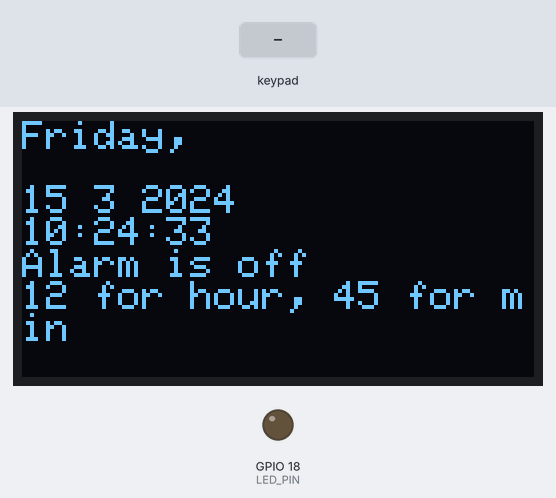
Simulated run of this sketch. Board: ESP32. Parts: 128×64 one-colour display, output pins drawn as LEDs (lit = HIGH). Wiring (inferred from the names in the program): 4×4 keypad with keys 1 2 3 A 4 5 6 B 7 8 9 C * 0 # D: rows GPIO 13, GPIO 12, GPIO 14, GPIO 27; columns GPIO 26, GPIO 25, GPIO 33, GPIO 32. The test bench sets the inputs (shaded band). WiFi joins after 1.5 s; servers stay silent unless stated; the local clock reads 2024-03-15 10:24:30 at power-on unless the sketch sets it; pins used as bus, display or sensor lines are not drawn; what the sketch prints to the serial monitor is not drawn.

Above: at 3.2 s.
3.3 s: key 'A' pressed
At 5.8 s:
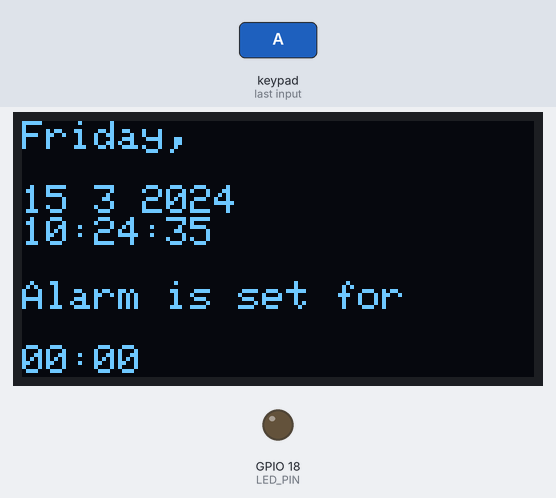
6.3 s: keypad keys 1 3 1 2 1 4 2 7 pressed 0.4 s apart
At 10.4 s:
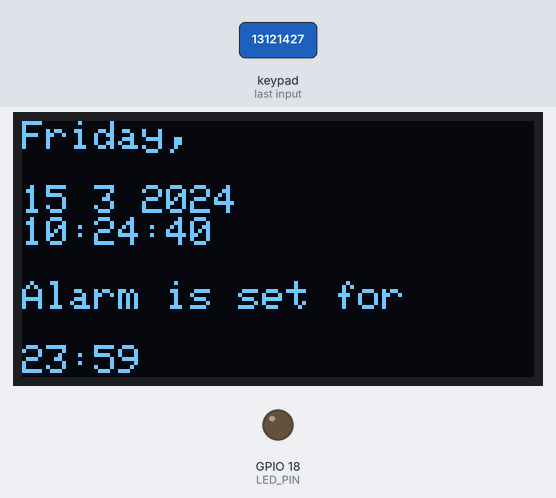
11.0 s: key '1' pressed
At 12.8 s:
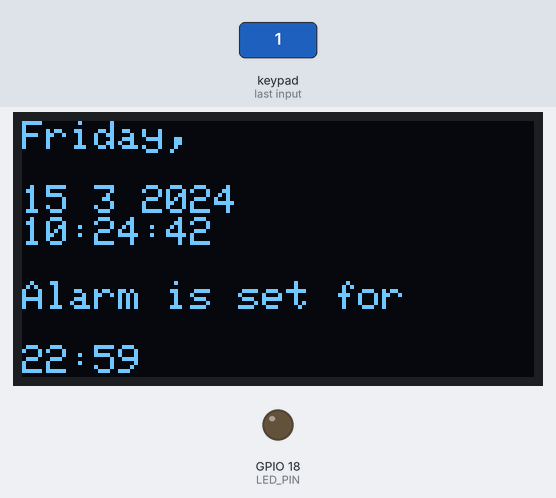
13.5 s: keypad keys 0 5 0 8 2 0 0 1 pressed 0.4 s apart
At 14.8 s:
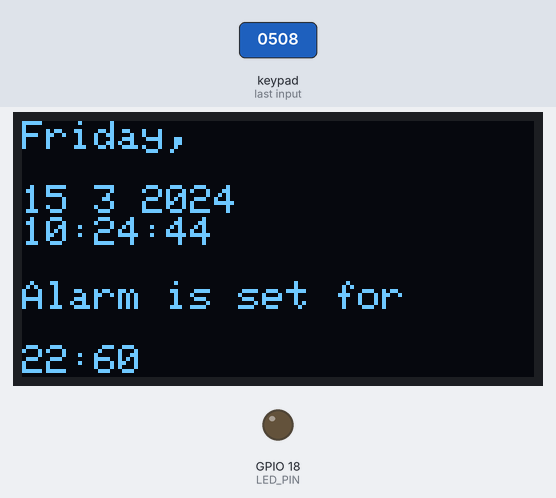
Timing chart, 0 to 16.5 s (numbered marks = the images above; inputs shaded):
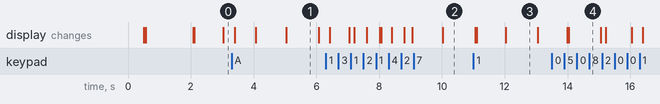

Measured:
- after the input at 3.3 s, the display: first changes after 0.10 s (image 1 shows a later state)

The sketch:

WatchAndAlarm.ino
```cpp
//Antonius Daiva Prabawisesa
//479269/TK/52842
#include <Wire.h>
#include <Adafruit_GFX.h>
#include <Adafruit_SSD1306.h>
#include <WiFi.h>
#include "time.h"

#include <map>
#include <string>

//oled
#define OLED_ADDR 0x3C
#define SCREEN_WIDTH 128
#define SCREEN_HEIGHT 64
#define OLED_RESET -1

Adafruit_SSD1306 display(SCREEN_WIDTH, SCREEN_HEIGHT, &Wire, OLED_RESET);

//wifi
const char* ssid = "Chikafluffy";
const char* password = "05082001";

//ntp
const char* ntpServer = "pool.ntp.org";
const long  gmtOffset_sec = 3600*6;
const int   daylightOffset_sec = 3600;

//keypad
const byte ROWS = 4;
const byte COLS = 4;
char keys[ROWS][COLS] = {
  {'1', '2', '3', 'A'},
  {'4', '5', '6', 'B'},
  {'7', '8', '9', 'C'},
  {'*', '0', '#', 'D'}
};
byte rowPins[ROWS] = {13, 12, 14, 27};
byte colPins[COLS] = {26, 25, 33, 32};
char keyPressed;

//LED
const int LED_PIN = 18;
int ledState = LOW;
#define DEBOUNCE_DELAY 200
long lastDebounce = 0;

//Alarm
struct tm timeinfo;
tm Alarm;
bool triggered = false;
int hour = 0;
int minute = 0;
bool isAlarmOn = false;
bool isAlarmTriggered = false;

void setup(){
    Serial.begin(115200);
    delay(500);

    //led
    pinMode(LED_PIN, OUTPUT);

    SetupOLED();

    //wifi connect and display
    WiFi.mode(WIFI_STA); //Optional
    WiFi.begin(ssid, password);

    display.println("Connecting");
    display.display();

    while(WiFi.status() != WL_CONNECTED){
        Serial.print(".");
        delay(100);
    }

    display.clearDisplay();
    display.println("\nConnected to the WiFi network");
    display.println("Local ESP32 IP: ");
    display.println(WiFi.localIP());
    Serial.println("Connected");
    display.display();

    //get time
    configTime(gmtOffset_sec, daylightOffset_sec, ntpServer);
    printLocalTime();

    //keypad
    for (int i = 0; i < 4; i++) {
    pinMode(colPins[i], INPUT_PULLUP);
    pinMode(rowPins[i], OUTPUT);
    digitalWrite(rowPins[i], HIGH);
    }

    Alarm = timeinfo;
    Alarm.tm_hour = 0;
    Alarm.tm_min = 0;

}

void loop(){
  printLocalTime();
  if(!isAlarmTriggered){
    printAlarm();
  }
  KeyScan();
  triggerAlarm();
  display.display();

}

void SetupOLED(){
  Wire.begin();
  display.begin(SSD1306_SWITCHCAPVCC, OLED_ADDR);
  display.clearDisplay();
  display.setCursor(0, 0);
  display.setTextSize(1.5);
  display.setTextColor(WHITE);
}

void alarmLedOn() {
  ledState = (ledState == LOW) ? HIGH : LOW;
  digitalWrite(LED_PIN, ledState);
  delay(200);
}

void alarmLedOff() {
  ledState = LOW;
  digitalWrite(LED_PIN, ledState);
}

void triggerAlarm() {
  if (timeinfo.tm_hour == Alarm.tm_hour && timeinfo.tm_min == Alarm.tm_min) {
    isAlarmTriggered = true;
  }

  if (isAlarmOn && isAlarmTriggered) {
    alarmLedOn();
    display.println("\nALARMMMMMM");
  }
  else {
    alarmLedOff();
  }
  display.display();
}

void KeyScan() {
      for (int i = 0; i<4; i++) {
      digitalWrite(rowPins[i], LOW);

      for (int j = 0; j<4; j++) {
        if (digitalRead(colPins[j]) == LOW) {
          keyPressed = keys[i][j];
          if ((millis() - lastDebounce) > DEBOUNCE_DELAY) {
            lastDebounce = millis();
            keyAction(keyPressed);
          }
        }
      }
      digitalWrite(rowPins[i], HIGH);
    }
}

void keyAction(char keyPressed) {
  if (keyPressed == 'A') {
    // turn on alarm
    isAlarmOn = true;
  }
  else if (keyPressed == 'B') {
    // turn off alarm
    isAlarmOn = false;
    isAlarmTriggered = false;
  }
  else if (keyPressed == '2') {
    // add hour
    if(Alarm.tm_hour > 22){
      Alarm.tm_hour -= 24;
    }
    Alarm.tm_hour += 1;
  }
  else if (keyPressed == '1') {
    // subtract hour
    if(Alarm.tm_hour < 1){
      Alarm.tm_hour += 24;
    }
    Alarm.tm_hour -= 1;
  }
  else if (keyPressed == '5') {
    // add hour
    if(Alarm.tm_min > 59){
      Alarm.tm_min -= 60;
    }
    Alarm.tm_min += 1;
  }
  else if (keyPressed == '4') {
    // subtract hour
    if(Alarm.tm_min < 1){
      Alarm.tm_min += 60;
    }
    Alarm.tm_min -= 1;
  }
  else if (keyPressed == 'C') {
    // reset alarm
      Alarm.tm_hour = 0;
      Alarm.tm_min = 0;
  }
  else if (keyPressed == 'D') {
    // turn off alarm
    isAlarmOn = false;
    isAlarmTriggered = false;
    Alarm.tm_hour = 0;
    Alarm.tm_min = 0;
  }
}

void printAlarm(){
  if (isAlarmOn) {
    display.println("\n\nAlarm is set for ");
    display.print(&Alarm, "\n%H:%M");
  }
  else {
    display.println("\nAlarm is off");
    display.println("12 for hour, 45 for min");
  }
}

void printLocalTime(){
  display.clearDisplay();
  display.setCursor(0, 0);
  if(!getLocalTime(&timeinfo)){
    display.println("Failed to obtain time");
    return;
  }

  display.println(&timeinfo, "%A,");
  display.print(&timeinfo, "\n%d ");
  display.print(timeinfo.tm_mon + 1);
  display.print(&timeinfo, " %Y");
  display.print(&timeinfo, "\n%H:%M:%S");
}
```
